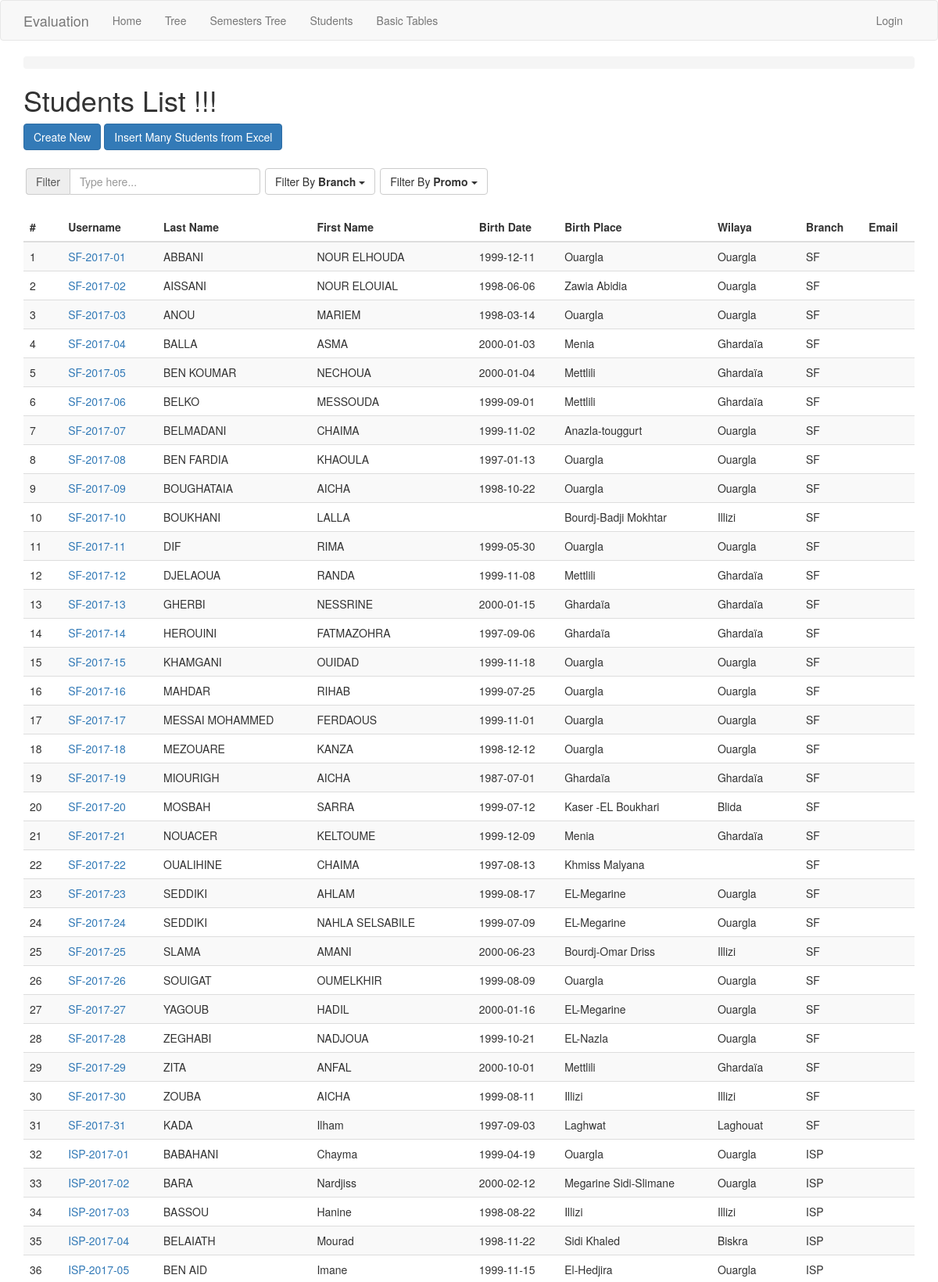
The page /student/ (upper part) on the database its author committed.
### app/models.py (models this page shows, shortened)
class Student(db.Model):
    id = db.Column(db.Integer, primary_key=True)
    username = db.Column(db.String(20), index=True, unique=True) # matricule
    last_name = db.Column(db.String(45), index=True)
    first_name = db.Column(db.String(45), index=True)
    email = db.Column(db.String(120))
    birth_date = db.Column(db.Date)
    birth_place = db.Column(db.String(45))
    address =  db.Column(db.String(120))
    photo = db.Column(db.String(250))
    sex = db.Column(db.String(20))
    residency = db.Column(db.String(20))
    phones = db.relationship('Phone', backref='student')
    create_time = db.Column(db.DateTime, default=datetime.utcnow)
    update_time = db.Column(db.DateTime, default=datetime.utcnow)
    branch_id = db.Column(db.Integer, db.ForeignKey('branch.id'))
    wilaya_id = db.Column(db.Integer, db.ForeignKey('wilaya.id'))
    student_sessions = db.relationship('StudentSession', back_populates='student')
    annual_grades = db.relationship('AnnualGrade', backref='student')

class Wilaya(db.Model):
    id = db.Column(db.Integer, primary_key=True)
    code = db.Column(db.String(10), index=True, unique=True)
    name = db.Column(db.String(100), index=True, unique=True)
    students = db.relationship('Student', backref='wilaya')
    def get_label(self):
        return self.name

class Branch(db.Model):
    id = db.Column(db.Integer, primary_key=True)
    name = db.Column(db.String(100), index=True, unique=True)
    description = db.Column(db.String(150))
    school_id = db.Column(db.Integer, db.ForeignKey('school.id'))
    students = db.relationship('Student', backref='branch')
    semesters = db.relationship('Semester', backref='branch')
    promos = db.relationship('Promo', backref='branch', order_by='Promo.start_date')

### app/routes.py (the view)
@app.route('/student/')
@register_breadcrumb(app, '.basic.student', 'Students')
def student_index():
    students = Student.query.all()
    return render_template('student/index.html', title='Students List', students=students)

### app/templates/student/index.html (shortened to what this page needs)
{% extends "base.html" %}
{% block styles %}
  {{super()}}
{% endblock %}
{% block app_content %}
    {% include '_breadcrumbs.html' %}
    <h1>Students List !!!</h1>
    <div>
        <a class="btn btn-primary" href="{{ url_for('students_create') }}">Create New</a>
        <a class="btn btn-primary" href="{{ url_for('students_create_many') }}"
        >Insert Many Students from Excel</a>
    </div>
    <div class="input-group filter_w">
      <span class="input-group-addon">Filter</span>
      <input id="filter" type="text" class="form-control" placeholder="Type here...">
    </div>
    <div class="dropdown filter_w">
      <button class="btn btn-default dropdown-toggle" type="button" id="dropdownMenu1" data-toggle="dropdown" aria-haspopup="true" aria-expanded="true">
        Filter By <b>Branch</b>
        <span class="caret"></span>
      </button>
    </div>
    <div class="dropdown filter_w">
      <button class="btn btn-default dropdown-toggle" type="button" id="dropdownMenu1" data-toggle="dropdown" aria-haspopup="true" aria-expanded="true">
        Filter By <b>Promo</b>
        <span class="caret"></span>
      </button>
    </div>
    <div>
      <table class="table table-striped">
        <thead>
          <tr>
            <th scope="col">#</th>
            <th scope="col">Username</th>
            <th scope="col">Last Name</th>
            <th scope="col">First Name</th>
            <th scope="col">Birth Date</th>
            <th scope="col">Birth Place</th>
            <th scope="col">Wilaya</th>
            <th scope="col">Branch</th>
            <th scope="col">Email</th>
          </tr>
        </thead>
        <tbody class="searchable">
        {% for student in students %}
          <tr>
            <td>{{loop.index}}</td>
            <td><a href="{{ url_for('student_view', id=student.id) }}"
              >{{ student.username }}</a></td>
            <td>{{ student.last_name | replace(' ', ' ') }}</td>
            <td>{{ student.first_name | replace(' ', ' ') }}</td>
            <td>{{ student.birth_date | replace('None', '') }}</td>
            <td>{{ student.birth_place | replace('None', '') }}</td>
            <td>
              {% if student.wilaya %}
                {{ student.wilaya.get_label() | replace('None', '') }}
              {% endif %}
            </td>
            <td>{{ student.branch.name }}</td>
            <td>{{ student.email | replace('None', '') }}</td>
          </tr>
        {% endfor %}
        </tbody>
      </table>
    </div>
{% endblock %}

### app/templates/student/index.html (style rules this page uses)
.filter_w { max-width: 300px; float: left; margin: 3px; }

### rows shown on the page
Student: username "SF-2017-01", last_name "ABBANI", first_name "NOUR ELHOUDA", birth_date "1999-12-11", birth_place "Ouargla", wilaya.get_label "Ouargla", branch.name "SF"
Student: username "SF-2017-02", last_name "AISSANI", first_name "NOUR ELOUIAL", birth_date "1998-06-06", birth_place "Zawia Abidia", wilaya.get_label "Ouargla", branch.name "SF"
Student: username "SF-2017-03", last_name "ANOU", first_name "MARIEM", birth_date "1998-03-14", birth_place "Ouargla", wilaya.get_label "Ouargla", branch.name "SF"
Student: username "SF-2017-04", last_name "BALLA", first_name "ASMA", birth_date "2000-01-03", birth_place "Menia", wilaya.get_label "Ghardaïa", branch.name "SF"
Student: username "SF-2017-05", last_name "BEN KOUMAR", first_name "NECHOUA", birth_date "2000-01-04", birth_place "Mettlili", wilaya.get_label "Ghardaïa", branch.name "SF"
Student: username "SF-2017-06", last_name "BELKO", first_name "MESSOUDA", birth_date "1999-09-01", birth_place "Mettlili", wilaya.get_label "Ghardaïa", branch.name "SF"
Student: username "SF-2017-07", last_name "BELMADANI", first_name "CHAIMA", birth_date "1999-11-02", birth_place "Anazla-touggurt", wilaya.get_label "Ouargla", branch.name "SF"
Student: username "SF-2017-08", last_name "BEN FARDIA", first_name "KHAOULA", birth_date "1997-01-13", birth_place "Ouargla", wilaya.get_label "Ouargla", branch.name "SF"
Student: username "SF-2017-09", last_name "BOUGHATAIA", first_name "AICHA", birth_date "1998-10-22", birth_place "Ouargla", wilaya.get_label "Ouargla", branch.name "SF"
Student: username "SF-2017-10", last_name "BOUKHANI", first_name "LALLA", birth_place "Bourdj-Badji Mokhtar", wilaya.get_label "Illizi", branch.name "SF"
Student: username "SF-2017-11", last_name "DIF", first_name "RIMA", birth_date "1999-05-30", birth_place "Ouargla", wilaya.get_label "Ouargla", branch.name "SF"
Student: username "SF-2017-12", last_name "DJELAOUA", first_name "RANDA", birth_date "1999-11-08", birth_place "Mettlili", wilaya.get_label "Ghardaïa", branch.name "SF"
Student: username "SF-2017-13", last_name "GHERBI", first_name "NESSRINE", birth_date "2000-01-15", birth_place "Ghardaïa", wilaya.get_label "Ghardaïa", branch.name "SF"
Student: username "SF-2017-14", last_name "HEROUINI", first_name "FATMAZOHRA", birth_date "1997-09-06", birth_place "Ghardaïa", wilaya.get_label "Ghardaïa", branch.name "SF"
Student: username "SF-2017-15", last_name "KHAMGANI", first_name "OUIDAD", birth_date "1999-11-18", birth_place "Ouargla", wilaya.get_label "Ouargla", branch.name "SF"
Student: username "SF-2017-16", last_name "MAHDAR", first_name "RIHAB", birth_date "1999-07-25", birth_place "Ouargla", wilaya.get_label "Ouargla", branch.name "SF"
Student: username "SF-2017-17", last_name "MESSAI MOHAMMED", first_name "FERDAOUS", birth_date "1999-11-01", birth_place "Ouargla", wilaya.get_label "Ouargla", branch.name "SF"
Student: username "SF-2017-18", last_name "MEZOUARE", first_name "KANZA", birth_date "1998-12-12", birth_place "Ouargla", wilaya.get_label "Ouargla", branch.name "SF"
Student: username "SF-2017-19", last_name "MIOURIGH", first_name "AICHA", birth_date "1987-07-01", birth_place "Ghardaïa", wilaya.get_label "Ghardaïa", branch.name "SF"
Student: username "SF-2017-20", last_name "MOSBAH", first_name "SARRA", birth_date "1999-07-12", birth_place "Kaser -EL Boukhari", wilaya.get_label "Blida", branch.name "SF"
Student: username "SF-2017-21", last_name "NOUACER", first_name "KELTOUME", birth_date "1999-12-09", birth_place "Menia", wilaya.get_label "Ghardaïa", branch.name "SF"
Student: username "SF-2017-22", last_name "OUALIHINE", first_name "CHAIMA", birth_date "1997-08-13", birth_place "Khmiss Malyana", branch.name "SF"
Student: username "SF-2017-23", last_name "SEDDIKI", first_name "AHLAM", birth_date "1999-08-17", birth_place "EL-Megarine", wilaya.get_label "Ouargla", branch.name "SF"
Student: username "SF-2017-24", last_name "SEDDIKI", first_name "NAHLA SELSABILE", birth_date "1999-07-09", birth_place "EL-Megarine", wilaya.get_label "Ouargla", branch.name "SF"
Student: username "SF-2017-25", last_name "SLAMA", first_name "AMANI", birth_date "2000-06-23", birth_place "Bourdj-Omar Driss", wilaya.get_label "Illizi", branch.name "SF"
Student: username "SF-2017-26", last_name "SOUIGAT", first_name "OUMELKHIR", birth_date "1999-08-09", birth_place "Ouargla", wilaya.get_label "Ouargla", branch.name "SF"
Student: username "SF-2017-27", last_name "YAGOUB", first_name "HADIL", birth_date "2000-01-16", birth_place "EL-Megarine", wilaya.get_label "Ouargla", branch.name "SF"
Student: username "SF-2017-28", last_name "ZEGHABI", first_name "NADJOUA", birth_date "1999-10-21", birth_place "EL-Nazla", wilaya.get_label "Ouargla", branch.name "SF"
Student: username "SF-2017-29", last_name "ZITA", first_name "ANFAL", birth_date "2000-10-01", birth_place "Mettlili", wilaya.get_label "Ghardaïa", branch.name "SF"
Student: username "SF-2017-30", last_name "ZOUBA", first_name "AICHA", birth_date "1999-08-11", birth_place "Illizi", wilaya.get_label "Illizi", branch.name "SF"
Student: username "SF-2017-31", last_name "KADA", first_name "Ilham", birth_date "1997-09-03", birth_place "Laghwat", wilaya.get_label "Laghouat", branch.name "SF"
Student: username "ISP-2017-01", last_name "BABAHANI", first_name "Chayma", birth_date "1999-04-19", birth_place "Ouargla", wilaya.get_label "Ouargla", branch.name "ISP"
Student: username "ISP-2017-02", last_name "BARA", first_name "Nardjiss", birth_date "2000-02-12", birth_place "Megarine Sidi-Slimane", wilaya.get_label "Ouargla", branch.name "ISP"
Student: username "ISP-2017-03", last_name "BASSOU", first_name "Hanine", birth_date "1998-08-22", birth_place "Illizi", wilaya.get_label "Illizi", branch.name "ISP"
Student: username "ISP-2017-04", last_name "BELAIATH", first_name "Mourad", birth_date "1998-11-22", birth_place "Sidi Khaled", wilaya.get_label "Biskra", branch.name "ISP"
Student: username "ISP-2017-05", last_name "BEN AID", first_name "Imane", birth_date "1999-11-15", birth_place "El-Hedjira", wilaya.get_label "Ouargla", branch.name "ISP"
